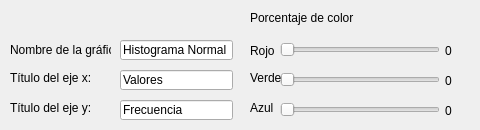
      <widget class="QWidget" name="tab_52">
       <attribute name="title">
        <string>Hist.Normal</string>
       </attribute>
       <widget class="QLineEdit" name="hxnorm">
        <property name="geometry">
         <rect>
          <x>120</x>
          <y>70</y>
          <width>113</width>
          <height>20</height>
         </rect>
        </property>
        <property name="text">
         <string>Valores</string>
        </property>
       </widget>
       <widget class="QLabel" name="label_331">
        <property name="geometry">
         <rect>
          <x>250</x>
          <y>100</y>
          <width>31</width>
          <height>16</height>
         </rect>
        </property>
        <property name="text">
         <string>Azul</string>
        </property>
       </widget>
       <widget class="QLabel" name="label_332">
        <property name="geometry">
         <rect>
          <x>250</x>
          <y>40</y>
          <width>31</width>
          <height>21</height>
         </rect>
        </property>
        <property name="text">
         <string>Rojo</string>
        </property>
       </widget>
       <widget class="QLineEdit" name="hnorm">
        <property name="geometry">
         <rect>
          <x>120</x>
          <y>40</y>
          <width>113</width>
          <height>20</height>
         </rect>
        </property>
        <property name="text">
         <string>Histograma Normal</string>
        </property>
       </widget>
       <widget class="QSlider" name="hnrojo">
        <property name="geometry">
         <rect>
          <x>280</x>
          <y>40</y>
          <width>160</width>
          <height>19</height>
         </rect>
        </property>
        <property name="maximum">
         <number>100</number>
        </property>
        <property name="orientation">
         <enum>Qt::Horizontal</enum>
        </property>
       </widget>
       <widget class="QLabel" name="label_333">
        <property name="geometry">
         <rect>
          <x>250</x>
          <y>10</y>
          <width>221</width>
          <height>16</height>
         </rect>
        </property>
        <property name="text">
         <string>Porcentaje de color </string>
        </property>
       </widget>
       <widget class="QLabel" name="label_334">
        <property name="geometry">
         <rect>
          <x>10</x>
          <y>40</y>
          <width>101</width>
          <height>20</height>
         </rect>
        </property>
        <property name="text">
         <string>Nombre de la gráfica: </string>
        </property>
       </widget>
       <widget class="QLabel" name="label_335">
        <property name="geometry">
         <rect>
          <x>10</x>
          <y>70</y>
          <width>101</width>
          <height>16</height>
         </rect>
        </property>
        <property name="text">
         <string>Título del eje x: </string>
        </property>
       </widget>
       <widget class="QLabel" name="label_336">
        <property name="geometry">
         <rect>
          <x>10</x>
          <y>100</y>
          <width>121</width>
          <height>16</height>
         </rect>
        </property>
        <property name="text">
         <string>Título del eje y: </string>
        </property>
       </widget>
       <widget class="QSlider" name="hnverde">
        <property name="geometry">
         <rect>
          <x>280</x>
          <y>70</y>
          <width>160</width>
          <height>19</height>
         </rect>
        </property>
        <property name="maximum">
         <number>100</number>
        </property>
        <property name="orientation">
         <enum>Qt::Horizontal</enum>
        </property>
       </widget>
       <widget class="QLineEdit" name="hynorm">
        <property name="geometry">
         <rect>
          <x>120</x>
          <y>100</y>
          <width>113</width>
          <height>20</height>
         </rect>
        </property>
        <property name="text">
         <string>Frecuencia</string>
        </property>
       </widget>
       <widget class="QSlider" name="hnazul">
        <property name="geometry">
         <rect>
          <x>280</x>
          <y>100</y>
          <width>160</width>
          <height>19</height>
         </rect>
        </property>
        <property name="maximum">
         <number>100</number>
        </property>
        <property name="orientation">
         <enum>Qt::Horizontal</enum>
        </property>
       </widget>
       <widget class="QLabel" name="label_337">
        <property name="geometry">
         <rect>
          <x>250</x>
          <y>70</y>
          <width>31</width>
          <height>16</height>
         </rect>
        </property>
        <property name="text">
         <string>Verde</string>
        </property>
       </widget>
       <widget class="QLabel" name="verdehn">
        <property name="geometry">
         <rect>
          <x>445</x>
          <y>70</y>
          <width>21</width>
          <height>21</height>
         </rect>
        </property>
        <property name="text">
         <string>0</string>
        </property>
       </widget>
       <widget class="QLabel" name="azulhn">
        <property name="geometry">
         <rect>
          <x>445</x>
          <y>100</y>
          <width>21</width>
          <height>21</height>
         </rect>
        </property>
        <property name="text">
         <string>0</string>
        </property>
       </widget>
       <widget class="QLabel" name="rojohn">
        <property name="geometry">
         <rect>
          <x>445</x>
          <y>40</y>
          <width>21</width>
          <height>21</height>
         </rect>
        </property>
        <property name="text">
         <string>0</string>
        </property>
       </widget>
      </widget>
